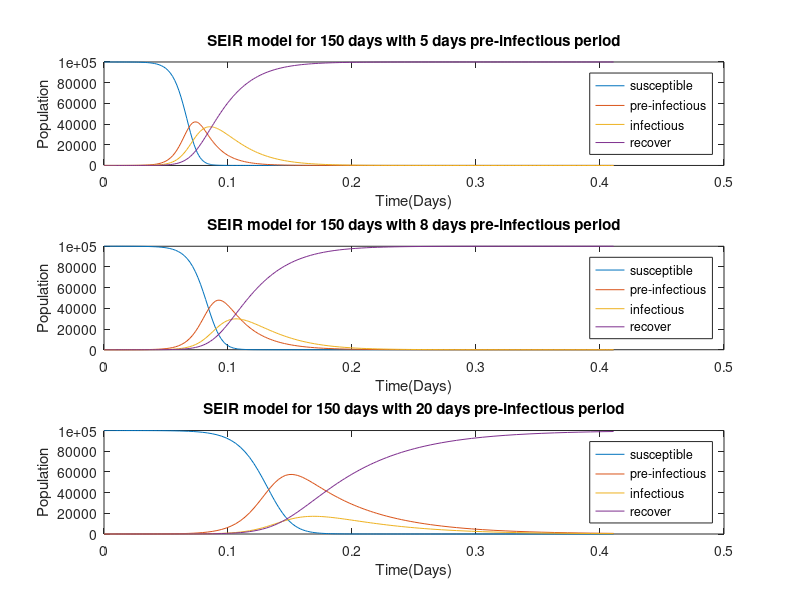
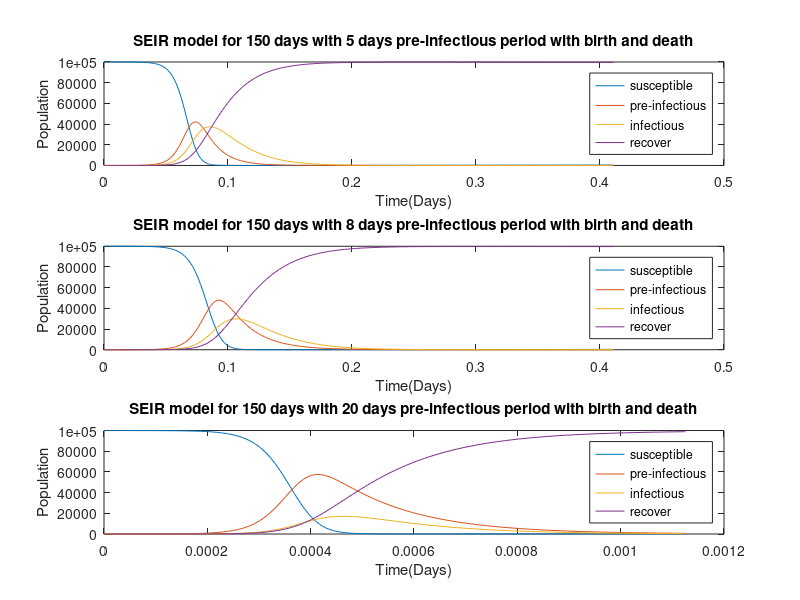
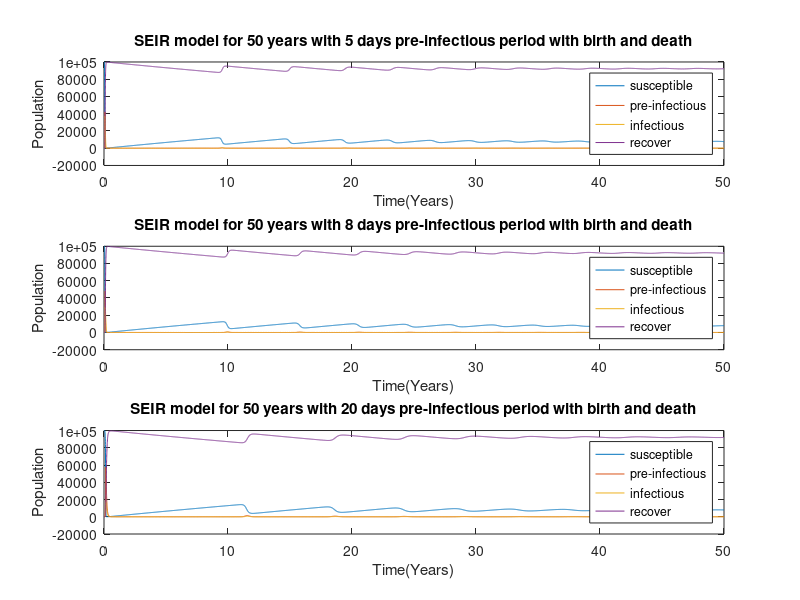

These charts were generated, in order, by the following MATLAB code:
close all; clear all; clc
%% Setting up difference equations
% We assume that individuals mix randomly and parameter values are given as
% follows:
N = 100000;						% Population 100,000 people
[S0, E0, I0, R0] = deal(99999, 0, 1, 0);		% Initial values
kappa = 1/8; 					% Pre-infectious period 8 days
alpha = 1/7;					% Infectious period 7 days
R_0 = 13;						% Basic reproduction number 13
beta = R_0 * alpha / N;

% Set up the SEIR model of the transmission dynamics of measles in a closed
% population using differential equations:

trans_period = 150;				% model of 150 days

odefun = @(t,y) [-beta*y(1)*y(3);...
    beta*y(1)*y(3) - kappa*y(2);...
    kappa*y(2) - alpha*y(3);...
    alpha*y(3)];

tspan = [0, trans_period];               % Dutring the first 150 days

y0 = [S0, E0, I0, R0];

[t,y] = ode45(odefun,tspan,y0);

% 1. Plot a graph for number of susceptible, pre-Infectious, infectious,
% and recovered populations during 150 days.
figure('WindowState','maximized')
subplot(3,1,2)
plot(t./365, y);
legend('susceptible','pre-infectious','infectious','recover','Location', 'east');
title('SEIR model for 150 days with 8 days pre-infectious period');
xlabel('Time(Days)');
ylabel('Population');

% 2. How does the graph change if you change the pre-infectious period to
% be 5 days and 20 days, respectively?

kappa = 1/5; 					% Pre-infectious period 5 days

odefun = @(t,y) [-beta*y(1)*y(3);...
    beta*y(1)*y(3) - kappa*y(2);...
    kappa*y(2) - alpha*y(3);...
    alpha*y(3)];

[t,y] = ode45(odefun,tspan,y0);

subplot(3,1,1)
plot(t./365, y);
legend('susceptible','pre-infectious','infectious','recover','Location', 'east');
title('SEIR model for 150 days with 5 days pre-infectious period');
xlabel('Time(Days)');
ylabel('Population');

kappa = 1/20; 					% Pre-infectious period 20 days

odefun = @(t,y) [-beta*y(1)*y(3);...
    beta*y(1)*y(3) - kappa*y(2);...
    kappa*y(2) - alpha*y(3);...
    alpha*y(3)];

[t,y] = ode45(odefun,tspan,y0);

subplot(3,1,3)
plot(t./365, y);
legend('susceptible','pre-infectious','infectious','recover','Location', 'east');
title('SEIR model for 150 days with 20 days pre-infectious period');
xlabel('Time(Days)');
ylabel('Population');

% 3. What happens to the size of the epidemic (as reflected in the number
% of people who are immune at the end) as the pre-infectious period is
% increased? What happens as it is decreased?
% As the pre-infectious period increasing, the size of the epidemic do not
% change but the period of it becomes longer.

%%  Incorporating births and deaths
% Modify the model to include the births and deaths in each time step and
% change the parameter values back to original:
LE = 70 * 365;
mu = 1/LE;          % Birth rate = death rate

kappa = 1/8;

odefun = @(t,y) [-beta*y(1)*y(3) + mu*(N-y(1));...
    beta*y(1)*y(3) - kappa*y(2) - mu*y(2);...
    kappa*y(2) - alpha*y(3) - mu*y(3);...
    alpha*y(3) - mu*y(4)];

[t,y] = ode45(odefun,tspan,y0);

% 1. Plot a graph for number of susceptible, pre-Infectious, infectious,
% and recovered populations during 150 days.
figure('WindowState','maximized')
subplot(3,1,2)
plot(t./365, y);
legend('susceptible','pre-infectious','infectious','recover','Location', 'east');
title('SEIR model for 150 days with 8 days pre-infectious period with birth and death');
xlabel('Time(Days)');
ylabel('Population');

% 2. How does the graph change if you change the pre-infectious period to
% be 5 days and 20 days, respectively?

kappa = 1/5; 					% Pre-infectious period 5 days

odefun = @(t,y) [-beta*y(1)*y(3) + mu*(N-y(1));...
    beta*y(1)*y(3) - kappa*y(2) - mu*y(2);...
    kappa*y(2) - alpha*y(3) - mu*y(3);...
    alpha*y(3) - mu*y(4)];

[t,y] = ode45(odefun,tspan,y0);

subplot(3,1,1)
plot(t./365, y);
legend('susceptible','pre-infectious','infectious','recover','Location', 'east');
title('SEIR model for 150 days with 5 days pre-infectious period with birth and death');
xlabel('Time(Days)');
ylabel('Population');

kappa = 1/20; 					% Pre-infectious period 20 days

odefun = @(t,y) [-beta*y(1)*y(3) + mu*(N-y(1));...
    beta*y(1)*y(3) - kappa*y(2) - mu*y(2);...
    kappa*y(2) - alpha*y(3) - mu*y(3);...
    alpha*y(3) - mu*y(4)];

[t,y] = ode45(odefun,tspan,y0);

subplot(3,1,3)
plot(t./365./365, y);
legend('susceptible','pre-infectious','infectious','recover','Location', 'east');
title('SEIR model for 150 days with 20 days pre-infectious period with birth and death');
xlabel('Time(Days)');
ylabel('Population');

% 4. How do the general patterns in the numbers of susceptible and immune
% individuals differ from those predicted using the difference equations in
% the last practical?

% There is no big difference between the two results. One possible reason
% is that the life expectancy is too long comparing with the observed time.

% Hence we change to a longer transmit period, like 50 years.

trans_period = 50 * 365;				% model of 50 years
tspan = [0, trans_period];

kappa = 1/8;

odefun = @(t,y) [-beta*y(1)*y(3) + mu*(N-y(1));...
    beta*y(1)*y(3) - kappa*y(2) - mu*y(2);...
    kappa*y(2) - alpha*y(3) - mu*y(3);...
    alpha*y(3) - mu*y(4)];

[t,y] = ode45(odefun,tspan,y0);

figure('WindowState','maximized')
subplot(3,1,2)
plot(t./365, y);
legend('susceptible','pre-infectious','infectious','recover','Location', 'east');
title('SEIR model for 50 years with 8 days pre-infectious period with birth and death');
xlabel('Time(Years)');
ylabel('Population');

kappa = 1/5; 					% Pre-infectious period 5 days

odefun = @(t,y) [-beta*y(1)*y(3) + mu*(N-y(1));...
    beta*y(1)*y(3) - kappa*y(2) - mu*y(2);...
    kappa*y(2) - alpha*y(3) - mu*y(3);...
    alpha*y(3) - mu*y(4)];

[t,y] = ode45(odefun,tspan,y0);

subplot(3,1,1)
plot(t./365, y);
legend('susceptible','pre-infectious','infectious','recover','Location', 'east');
title('SEIR model for 50 years with 5 days pre-infectious period with birth and death');
xlabel('Time(Years)');
ylabel('Population');

kappa = 1/20; 					% Pre-infectious period 20 days

odefun = @(t,y) [-beta*y(1)*y(3) + mu*(N-y(1));...
    beta*y(1)*y(3) - kappa*y(2) - mu*y(2);...
    kappa*y(2) - alpha*y(3) - mu*y(3);...
    alpha*y(3) - mu*y(4)];

[t,y] = ode45(odefun,tspan,y0);

subplot(3,1,3)
plot(t./365, y);
legend('susceptible','pre-infectious','infectious','recover','Location', 'east');
title('SEIR model for 50 years with 20 days pre-infectious period with birth and death');
xlabel('Time(Years)');
ylabel('Population');

% Then we can find that the longer pre-infectious period, the longer
% cycle of the breaking out.

% 5. You should notice that, although the daily number of new infectious
% persons and the numbers of susceptible and immune individuals oscillates
% over time, these oscillations become weaker, and they seem to disappear
% entirely. This pattern is inconsistent with what happens in many
% populations in which measles vaccination has not been introduced, measles
% epidemics occur every two years, which suggests that other factors help
% to sustain the epidemic cycles. Suggest possible factors which might help
% to determine the regular patterns in measles cycles.

% The more new born get vaccinated, the less susceptible increase. This
% will help to control the eipdemic.